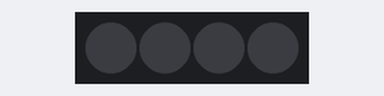
Simulated run of this sketch. Board: Arduino Uno, built with avr-gcc and run on an emulated ATmega328P. Shown: 4 RGB LEDs in strip order, left to right. Dim RGB values are drawn brighter than linear.

Above: at 0.15 s.
At 5.28 s:
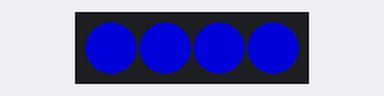
At 11.61 s:
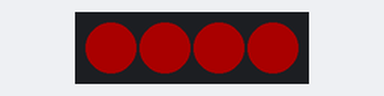
At 19.76 s:
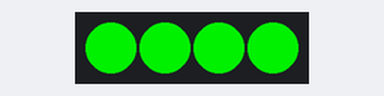
At 29.41 s:
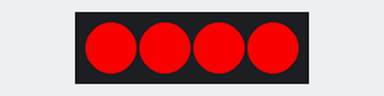
At 39.67 s:
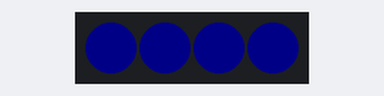
Timing chart, 0 to 40.0 s (numbered marks = the images above):
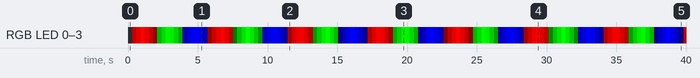

Measured:
- by itself, RGB LED 0–3: off → RGB(82, 0, 0) at 0.30 s, → RGB(164, 0, 0) 0.30 s later, → RGB(246, 0, 0) 0.30 s later, → RGB(183, 0, 0) 0.30 s later, … (132 changes in this stretch)

The sketch:

RGBFadeInOut.ino
```cpp
#include <Adafruit_NeoPixel.h>
#include <EEPROM.h> //referenced from https://www.tweaking4all.com/hardware/arduino/arduino-all-ledstrip-effects-in-one/, January 2018

#define NUM_LEDS 4
#define PIN 6
Adafruit_NeoPixel strip = Adafruit_NeoPixel(NUM_LEDS, PIN, NEO_GRB + NEO_KHZ800);

void setup()
{
  strip.begin();
  strip.show(); // Initialize all pixels to 'off'
  pinMode(2,INPUT_PULLUP);  // internal pull-up resistor - from tweaking4all.com as well
}

void loop() {

                // RGBLoop activates the function below
                RGBLoop();
              }

              //rgb loop code below for fade referenced from https://www.tweaking4all.com/hardware/arduino/arduino-all-ledstrip-effects-in-one/, January 2018
void RGBLoop(){
  for(int j = 0; j < 3; j++ ) {
    // Fade IN
    for(int k = 0; k < 256; k++) {
      switch(j) {
        case 0: setAll(k,0,0); break;
        case 1: setAll(0,k,0); break;
        case 2: setAll(0,0,k); break;
      }
      showStrip();
      delay(3);
    }
    // Fade OUT
    for(int k = 255; k >= 0; k--) {
      switch(j) {
        case 0: setAll(k,0,0); break;
        case 1: setAll(0,k,0); break;
        case 2: setAll(0,0,k); break;
      }
      showStrip();
      delay(3);
    }
  }
}

void FadeInOut(byte red, byte green, byte blue){
  float r, g, b;

  for(int k = 0; k < 256; k=k+1) {
    r = (k/256.0)*red;
    g = (k/256.0)*green;
    b = (k/256.0)*blue;
    setAll(r,g,b);
    showStrip();
  }

  for(int k = 255; k >= 0; k=k-2) {
    r = (k/256.0)*red;
    g = (k/256.0)*green;
    b = (k/256.0)*blue;
    setAll(r,g,b);
    showStrip();
  }
}

// Apply LED color changes
void showStrip() {
 #ifdef ADAFRUIT_NEOPIXEL_H
   // NeoPixel
   strip.show();
 #endif
 #ifndef ADAFRUIT_NEOPIXEL_H
   // FastLED
   FastLED.show();
 #endif
}

// Set a LED color (not yet visible)
void setPixel(int Pixel, byte red, byte green, byte blue) {
 #ifdef ADAFRUIT_NEOPIXEL_H
   // NeoPixel
   strip.setPixelColor(Pixel, strip.Color(red, green, blue));
 #endif
 #ifndef ADAFRUIT_NEOPIXEL_H
   // FastLED
   leds[Pixel].r = red;
   leds[Pixel].g = green;
   leds[Pixel].b = blue;
 #endif
}

// Set all LEDs to a given color and apply it (visible)
void setAll(byte red, byte green, byte blue) {
  for(int i = 0; i < NUM_LEDS; i++ ) {
    setPixel(i, red, green, blue);
  }
  showStrip();
}
```
